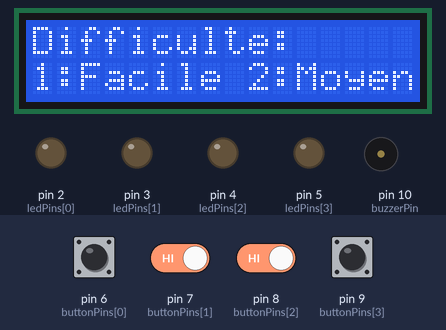
This sketch was run on a simulated Arduino Uno, built with avr-gcc and run on an emulated ATmega328P. On the bench: 16×2 character LCD, output pins drawn as LEDs (lit = HIGH), buzzer (waves = sounding). Inputs (shaded band) come from the test bench; at power-on: pin 6 (buttonPins[0]), pin 7 (buttonPins[1]), pin 8 (buttonPins[2]), pin 9 (buttonPins[3]) HIGH. Random numbers use the default seed unless the sketch sets one.

Above: at 0.9 s.
1.0 s: pin 6 (buttonPins[0]) pulled LOW for 0.15 s
At 1.7 s:
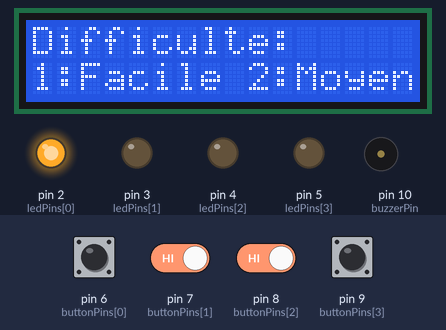
At 3.7 s:
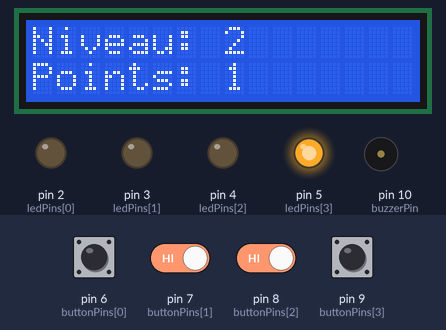
4.1 s: pin 7 (buttonPins[1]) driven LOW and pin 8 (buttonPins[2]) driven LOW
At 6.5 s:
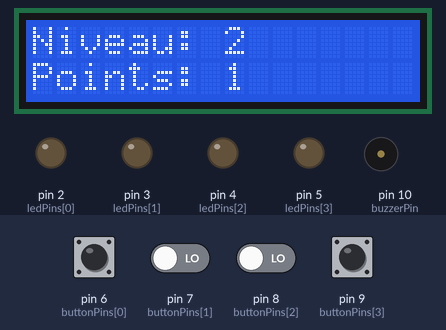
7.1 s: pin 7 (buttonPins[1]) driven HIGH
10.1 s: pin 8 (buttonPins[2]) driven HIGH
13.1 s: pin 8 (buttonPins[2]) driven LOW
16.1 s: pin 6 (buttonPins[0]) pulled LOW for 1 s
At 16.73 s:
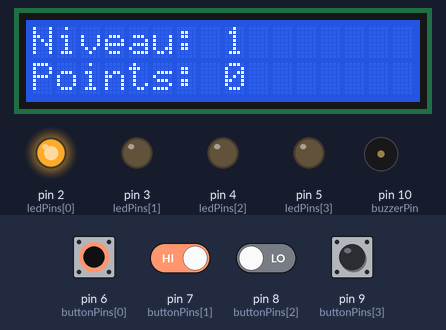
Timing chart, 0 to 21.1 s (numbered marks = the images above; inputs shaded):
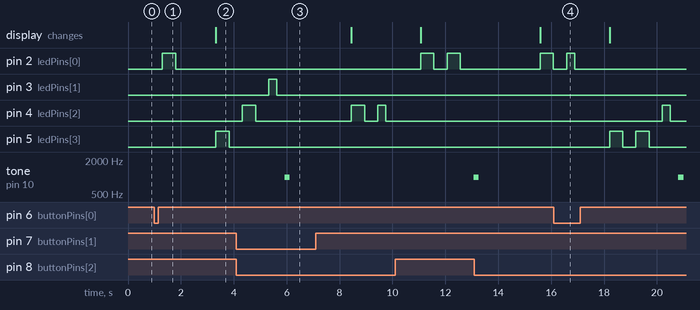

The sketch:

jeuDeMemoire.ino
```cpp
#include <Wire.h>
#include <LiquidCrystal_I2C.h>

// Définition des broches pour les LEDs et les boutons
const int ledPins[] = {2, 3, 4, 5};
const int buttonPins[] = {6, 7, 8, 9};
const int buzzerPin = 10;
const int numberOfButtons = 4;

LiquidCrystal_I2C lcd(0x27, 16, 2);

int sequence[100];
int userInput[100];
int level = 1;
int score = 0;
int difficulty = 1; // 1 = facile, 2 = moyen, 3 = difficile
int delays[] = {500, 300, 150}; // Durées d'affichage et de pause pour chaque niveau de difficulté

void setup() {
  for (int i = 0; i < numberOfButtons; i++) {
    pinMode(ledPins[i], OUTPUT);
    pinMode(buttonPins[i], INPUT_PULLUP);
  }
  pinMode(buzzerPin, OUTPUT);
  lcd.init();
  lcd.backlight();
  lcd.clear();
  randomSeed(analogRead(0));
  selectDifficulty();
}

void generateSequence() {
  for (int i = 0; i < level; i++) {
    sequence[i] = random(0, numberOfButtons);
  }
}

void playSequence() {
  int displayDelay = delays[difficulty - 1];
  for (int i = 0; i < level; i++) {
    digitalWrite(ledPins[sequence[i]], HIGH);
    delay(displayDelay);
    digitalWrite(ledPins[sequence[i]], LOW);
    delay(displayDelay);
  }
}

bool checkUserInput() {
  for (int i = 0; i < level; i++) {
    while (true) {
      for (int j = 0; j < numberOfButtons; j++) {
        if (digitalRead(buttonPins[j]) == LOW) {
          userInput[i] = j;
          digitalWrite(ledPins[j], HIGH);
          delay(300);
          digitalWrite(ledPins[j], LOW);
          delay(300);
          break;
        }
      }
      if (userInput[i] != -1) break;
    }
    if (userInput[i] != sequence[i]) return false;
  }
  return true;
}

void playBuzzer() {
  tone(buzzerPin, 1000, 200);
  delay(500);
}

void updateLCD() {
  lcd.clear();
  lcd.setCursor(0, 0);
  lcd.print("Niveau: ");
  lcd.print(level);
  lcd.setCursor(0, 1);
  lcd.print("Points: ");
  lcd.print(score);
}

void selectDifficulty() {
  lcd.clear();
  lcd.setCursor(0, 0);
  lcd.print("Difficulte:");
  lcd.setCursor(0, 1);
  lcd.print("1:Facile 2:Moyen 3:Dur");

  while (true) {
    for (int i = 0; i < numberOfButtons; i++) {
      if (digitalRead(buttonPins[i]) == LOW) {
        difficulty = i + 1;
        delay(300);
        return;
      }
    }
  }
}

void loop() {
  generateSequence();
  playSequence();
  if (checkUserInput()) {
    score += level;
    level++;
    delay(1000);
  } else {
    playBuzzer();
    level = 1;
    score = 0;
    delay(2000);
}
updateLCD();
}
```

Measured:
- after the input at 1.0 s, pin 2 (ledPins[0]): LOW → HIGH after 0.30 s, → LOW 0.50 s later; pin 5 (ledPins[3]): LOW → HIGH after 2.3 s, → LOW 0.50 s later
- after the input at 4.1 s, pin 3 (ledPins[1]): LOW → HIGH after 1.2 s, → LOW 0.30 s later
- after the input at 10.1 s, tone on pin 10 (buzzerPin): silent → 1000 Hz after 3.0 s
- after the input at 16.1 s, pin 2 (ledPins[0]): LOW → HIGH after 0.49 s, → LOW 0.30 s later
